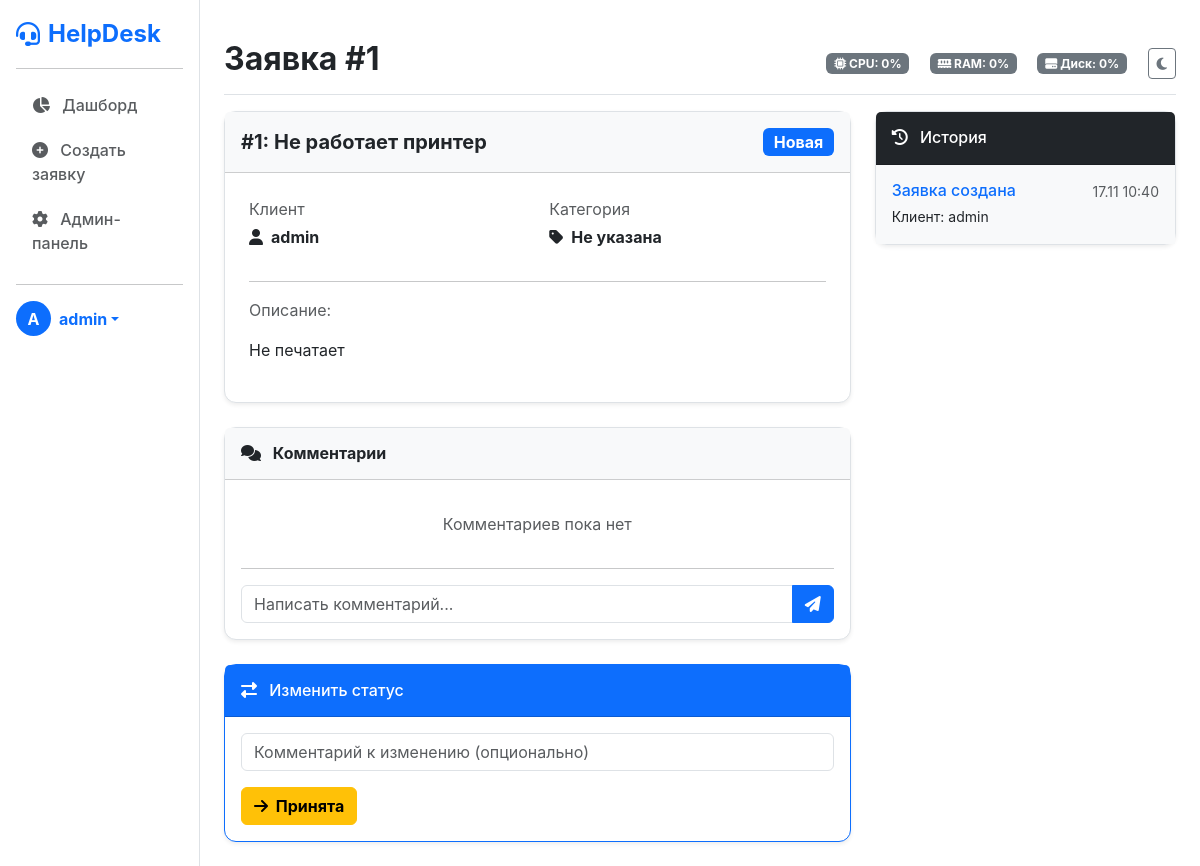
/1/ (signed in), run on the app's committed database.
### helpdesk/models.py (models this page shows, shortened)
class Request(models.Model):
    class Status(models.TextChoices):
        NEW = "new", "Новая"
        ACCEPTED = "accepted", "Принята"
        IN_PROGRESS = "in_progress", "В работе"
        COMPLETED = "completed", "Выполнена"
        CLOSED = "closed", "Закрыта"
    title = models.CharField(max_length=255, verbose_name="Тема заявки")
    description = models.TextField(verbose_name="Описание проблемы")
    status = models.CharField(max_length=30, choices=Status.choices, default=Status.NEW, verbose_name="Текущий статус")
    client = models.ForeignKey(User, on_delete=models.CASCADE, related_name="client_requests", verbose_name="Клиент")
    assignee = models.ForeignKey(User, on_delete=models.SET_NULL, null=True, blank=True, related_name="worker_requests", verbose_name="Исполнитель")
    category = models.ForeignKey(Category, on_delete=models.SET_NULL, null=True, verbose_name="Категория")
    created_at = models.DateTimeField(auto_now_add=True, verbose_name="Дата создания")
    updated_at = models.DateTimeField(auto_now=True, verbose_name="Дата обновления")
    class Meta:
        verbose_name = "Заявка"
        verbose_name_plural = "Заявки"

### helpdesk/views.py (the view)
# urls.py: path('<int:pk>/', views.request_detail, name='request_detail'),
@login_required
def request_detail(request, pk):
    req = get_object_or_404(Request, pk=pk)
    next_statuses = RequestService.ALLOWED_TRANSITIONS.get(req.status, [])
    next_statuses_display = [(status, Request.Status(status).label) for status in next_statuses]
    return render(request, 'helpdesk/request_detail.html', {
        'req': req,
        'next_statuses': next_statuses_display
    })

### helpdesk/templates/helpdesk/request_detail.html (shortened to what this page needs)
{% extends 'helpdesk/base.html' %}
{% block page_title %}Заявка #{{ req.id }}{% endblock %}
{% block content %}
<div class="row">
    <div class="col-lg-8">
        <div class="card shadow-sm mb-4">
            <div class="card-header bg-body-tertiary d-flex justify-content-between align-items-center py-3">
                <h5 class="mb-0 fw-bold">#{{ req.id }}: {{ req.title }}</h5>
                <span class="badge bg-primary fs-6">{{ req.get_status_display }}</span>
            </div>
            <div class="card-body p-4">
                <div class="row mb-3">
                    <div class="col-sm-6"><p class="text-muted mb-1">Клиент</p><p class="fw-bold"><i class="fas fa-user me-2"></i>{{ req.client.username }}</p></div>
                    <div class="col-sm-6"><p class="text-muted mb-1">Категория</p><p class="fw-bold"><i class="fas fa-tag me-2"></i>{{ req.category.name|default:"Не указана" }}</p></div>
                </div>
                <hr>
                <p class="text-muted mb-1">Описание:</p>
                <p class="fs-6">{{ req.description|linebreaks }}</p>
            </div>
        </div>
        <div class="card shadow-sm mb-4">
            <div class="card-header bg-body-tertiary py-3"><h6 class="mb-0 fw-bold"><i class="fas fa-comments me-2"></i> Комментарии</h6></div>
            <div class="card-body">
                {% for comment in req.comments.all %}
                    <div class="d-flex mb-3">
                        <div class="bg-secondary text-white rounded-circle d-flex justify-content-center align-items-center me-3" style="width: 40px; height: 40px; flex-shrink: 0;">
                            {{ comment.author.username|first|upper }}
                        </div>
                        <div>
                            <div class="d-flex align-items-center">
                                <strong class="me-2">{{ comment.author.username }}</strong>
                                <small class="text-muted">{{ comment.created_at|date:"d.m.Y H:i" }}</small>
                            </div>
                            <p class="mb-0 mt-1">{{ comment.text }}</p>
                        </div>
                    </div>
                {% empty %}
                    <p class="text-muted text-center py-3">Комментариев пока нет</p>
                {% endfor %}
                <hr>
                <form action="{% url 'add_comment' req.id %}" method="post">
                    <div class="input-group">
                        <input type="text" name="text" class="form-control" placeholder="Написать комментарий..." required>
                        <button type="submit" class="btn btn-primary"><i class="fas fa-paper-plane"></i></button>
                    </div>
                </form>
            </div>
        </div>
        {% if next_statuses %}
        <div class="card shadow-sm border-primary">
            <div class="card-header bg-primary text-white py-3"><h6 class="mb-0"><i class="fas fa-exchange-alt me-2"></i> Изменить статус</h6></div>
            <div class="card-body">
                <form action="" method="post">
                    <div class="mb-3"><input type="text" name="comment" class="form-control" placeholder="Комментарий к изменению (опционально)"></div>
                    <div class="d-flex gap-2 flex-wrap">
                        {% for status_code, status_name in next_statuses %}
                            <button type="submit" formaction="{% url 'change_status' req.id status_code %}" class="btn btn-warning fw-bold"><i class="fas fa-arrow-right me-1"></i> {{ status_name }}</button>
                        {% endfor %}
                    </div>
                </form>
            </div>
        </div>
        {% endif %}
    </div>
    <div class="col-lg-4">
        <div class="card shadow-sm">
            <div class="card-header bg-dark text-white py-3"><h6 class="mb-0"><i class="fas fa-history me-2"></i> История</h6></div>
            <div class="card-body p-0">
                <ul class="list-group list-group-flush">
                    <li class="list-group-item bg-body-tertiary py-3">
                        <div class="d-flex w-100 justify-content-between">
                            <h6 class="mb-1 text-primary">Заявка создана</h6>
                            <small class="text-muted">{{ req.created_at|date:"d.m H:i" }}</small>
                        </div>
                        <small>Клиент: {{ req.client.username }}</small>
                    </li>
                </ul>
            </div>
        </div>
    </div>
</div>
{% endblock %}

### helpdesk/templates/helpdesk/base.html (shortened to what this page needs)
<!DOCTYPE html>
<html lang="ru" data-bs-theme="light">
<head>
    <link href="https://cdn.jsdelivr.net/npm/bootstrap@5.3.0/dist/css/bootstrap.min.css" rel="stylesheet">
    <link rel="stylesheet" href="https://cdnjs.cloudflare.com/ajax/libs/font-awesome/6.4.0/css/all.min.css">
</head>
<body>
<div class="container-fluid">
    <div class="row">
        <nav class="col-md-3 col-lg-2 d-md-block sidebar collapse p-3">
            <a href="{% url 'request_list' %}" class="d-flex align-items-center mb-3 text-decoration-none">
                <i class="fas fa-headset fs-4 me-2 text-primary"></i>
                <span class="fs-4 fw-bold">HelpDesk</span>
            </a>
            <hr>
            <ul class="nav flex-column mb-auto">
                <li class="nav-item"><a href="{% url 'request_list' %}" class="nav-link {% if request.resolver_match.url_name == 'request_list' %}active{% endif %}"><i class="fas fa-chart-pie me-2"></i> Дашборд</a></li>
                <li class="nav-item"><a href="{% url 'create_request' %}" class="nav-link {% if request.resolver_match.url_name == 'create_request' %}active{% endif %}"><i class="fas fa-plus-circle me-2"></i> Создать заявку</a></li>
                {% if user.is_staff %}
                <li class="nav-item"><a href="/admin/" class="nav-link"><i class="fas fa-cog me-2"></i> Админ-панель</a></li>
                {% endif %}
            </ul>
            <hr>
            <div class="dropdown">
                <a href="#" class="d-flex align-items-center text-decoration-none dropdown-toggle" data-bs-toggle="dropdown">
                    <div class="bg-primary text-white rounded-circle d-flex justify-content-center align-items-center me-2" style="width: 35px; height: 35px; font-weight: bold;">
                        {{ user.username|first|upper }}
                    </div>
                    <strong>{{ user.username }}</strong>
                </a>
            </div>
        </nav>
        <main class="col-md-9 ms-sm-auto col-lg-10 px-md-4 py-4">
            <div class="d-flex justify-content-between align-items-center pt-3 pb-2 mb-3 border-bottom">
                <h1 class="h2 fw-bold">{% block page_title %}Панель управления{% endblock %}</h1>
                <div>
                    <span class="me-3 badge bg-secondary"><i class="fas fa-microchip"></i> CPU: <span id="cpu-val">0</span>%</span>
                    <span class="me-3 badge bg-secondary"><i class="fas fa-memory"></i> RAM: <span id="ram-val">0</span>%</span>
                    <span class="me-3 badge bg-secondary"><i class="fas fa-hdd"></i> Диск: <span id="disk-val">0</span>%</span>
                    <button class="btn btn-outline-secondary btn-sm" id="themeToggle">
                        <i class="fas fa-moon" id="themeIcon"></i>
                    </button>
                </div>
            </div>
            <div id="toast-container" class="toast-container position-fixed bottom-0 end-0 p-3">
            </div>
            {% block content %}{% endblock %}
        </main>
    </div>
</div>
</body>
</html>

### helpdesk/templates/helpdesk/base.html (style rules this page uses)
body { font-family: 'Inter', system-ui, -apple-system, sans-serif; }
.sidebar { min-height: 100vh; background-color: var(--bs-body-bg); border-right: 1px solid var(--bs-border-color); }
.nav-link { color: var(--bs-secondary-color); font-weight: 500; border-radius: 8px; margin-bottom: 5px; }
.card { border-radius: 12px; border: 1px solid var(--bs-border-color); box-shadow: 0 4px 6px rgba(0,0,0,0.02); }
.toast-container { z-index: 1060; }

### data on the page
Request: id "1", title "Не работает принтер", status "Новая", client.username "admin", category.name "Не указана", description "Не печатает", created_at "17.11 10:40"

### other printed values
{{ user.username|first|upper }} "A"
{{ user.username }} "admin"
{{ status_name }} "Принята"
